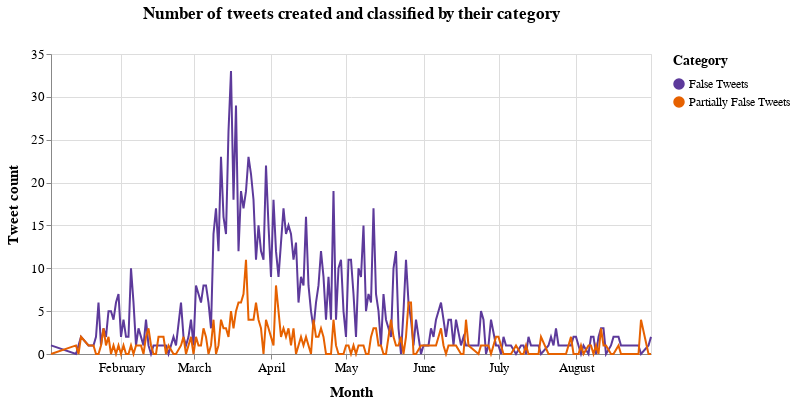

Source (notebook cell):
### Markdown cell above
Plot the chart:

### Code cell
# Create a selection that chooses the nearest point & selects based on x-value
nearest = alt.selection(type='single', nearest=True, on='mouseover',
                        fields=['Month'], empty='none')



lines = alt.Chart(df).transform_fold(
    ['False Tweets', 'Partially False Tweets'],
).mark_line().encode(
    #x=alt.X('month:N', sort = ['Jan','Feb','Mar','Apr','May','Jun','Jul','Aug']),
    x=alt.X('Month'),
    y=alt.Y('value:Q',title="Tweet count"),
    color=alt.Color('key:N',scale=alt.Scale(range=['#5D3A9B','#E66100']),title="Category"),  
).transform_filter(
    alt.FieldRangePredicate(field='count', range=[1, 1000])
).properties(title="Number of tweets created and classified by their category",width=600)

selectors = alt.Chart(df).mark_point().encode(
    #x=alt.X('month:N', sort = ['Jan','Feb','Mar','Apr','May','Jun','Jul','Aug']),
    x=alt.X('Month'),
    opacity=alt.value(0),
).add_selection(
    nearest
)

# Draw points on the line, and highlight based on selection
points = lines.mark_point().encode(
    opacity=alt.condition(nearest, alt.value(1), alt.value(0))
)


# Draw text labels near the points, and highlight based on selection
text = lines.mark_text(align='left', dx=5, dy=-5).encode(
    text=alt.condition(nearest, 'value:Q', alt.value(' '))
)

# Draw a rule at the location of the selection
rules = alt.Chart(df).mark_rule(color='gray').encode(
    #x=alt.X('month:N', sort = ['Jan','Feb','Mar','Apr','May','Jun','Jul','Aug']),
     x=alt.X('Month'),
).transform_filter(
    nearest
)

# Put the five layers into a chart and bind the data
alt.layer(
    lines, selectors, points, rules, text
).properties(
    width=700, height=300
).configure_title(
    fontSize=17,
    offset=25
).configure_axis(
    labelFontSize=13,
    titleFontSize=15,
    titlePadding=10
).configure_legend(
    titleFontSize=14,
    titlePadding=10,
    labelFontSize=12
)

### Figure 1 — Vega-Lite specification as saved in the notebook (floating-point values rounded to 4 significant figures; data arrays with more than 128 entries replaced by an {"elided": "..."} marker saying what was removed)
{"config": {"view": {"continuousWidth": 400, "continuousHeight": 300}, "axis": {"labelFontSize": 13, "titleFontSize": 15, "titlePadding": 10}, "legend": {"labelFontSize": 12, "titleFontSize": 14, "titlePadding": 10}, "title": {"fontSize": 17, "offset": 25}}, "layer": [{"mark": "line", "encoding": {"color": {"type": "nominal", "field": "key", "scale": {"range": ["#5D3A9B", "#E66100"]}, "title": "Category"}, "x": {"type": "temporal", "field": "Month"}, "y": {"type": "quantitative", "field": "value", "title": "Tweet count"}}, "title": "Number of tweets created and classified by their category", "transform": [{"fold": ["False Tweets", "Partially False Tweets"]}, {"filter": {"field": "count", "range": [1, 1000]}}], "width": 600}, {"mark": "point", "encoding": {"opacity": {"value": 0}, "x": {"type": "temporal", "field": "Month"}}, "selection": {"selector002": {"type": "single", "nearest": true, "on": "mouseover", "fields": ["Month"], "empty": "none"}}}, {"mark": "point", "encoding": {"color": {"type": "nominal", "field": "key", "scale": {"range": ["#5D3A9B", "#E66100"]}, "title": "Category"}, "opacity": {"condition": {"value": 1, "selection": "selector002"}, "value": 0}, "x": {"type": "temporal", "field": "Month"}, "y": {"type": "quantitative", "field": "value", "title": "Tweet count"}}, "title": "Number of tweets created and classified by their category", "transform": [{"fold": ["False Tweets", "Partially False Tweets"]}, {"filter": {"field": "count", "range": [1, 1000]}}], "width": 600}, {"mark": {"type": "rule", "color": "gray"}, "encoding": {"x": {"type": "temporal", "field": "Month"}}, "transform": [{"filter": {"selection": "selector002"}}]}, {"mark": {"type": "text", "align": "left", "dx": 5, "dy": -5}, "encoding": {"color": {"type": "nominal", "field": "key", "scale": {"range": ["#5D3A9B", "#E66100"]}, "title": "Category"}, "text": {"condition": {"type": "quantitative", "field": "value", "selection": "selector002"}, "value": " "}, "x": {"type": "temporal", "field": "Month"}, "y": {"type": "quantitative", "field": "value", "title": "Tweet count"}}, "title": "Number of tweets created and classified by their category", "transform": [{"fold": ["False Tweets", "Partially False Tweets"]}, {"filter": {"field": "count", "range": [1, 1000]}}], "width": 600}], "data": {"name": "data-03028c362f3e7ebd3d85bab5ee2bd483"}, "height": 300, "width": 700, "$schema": "https://vega.github.io/schema/vega-lite/v4.8.1.json", "datasets": {"data-03028c362f3e7ebd3d85bab5ee2bd483": {"elided": "315 records"}}}
